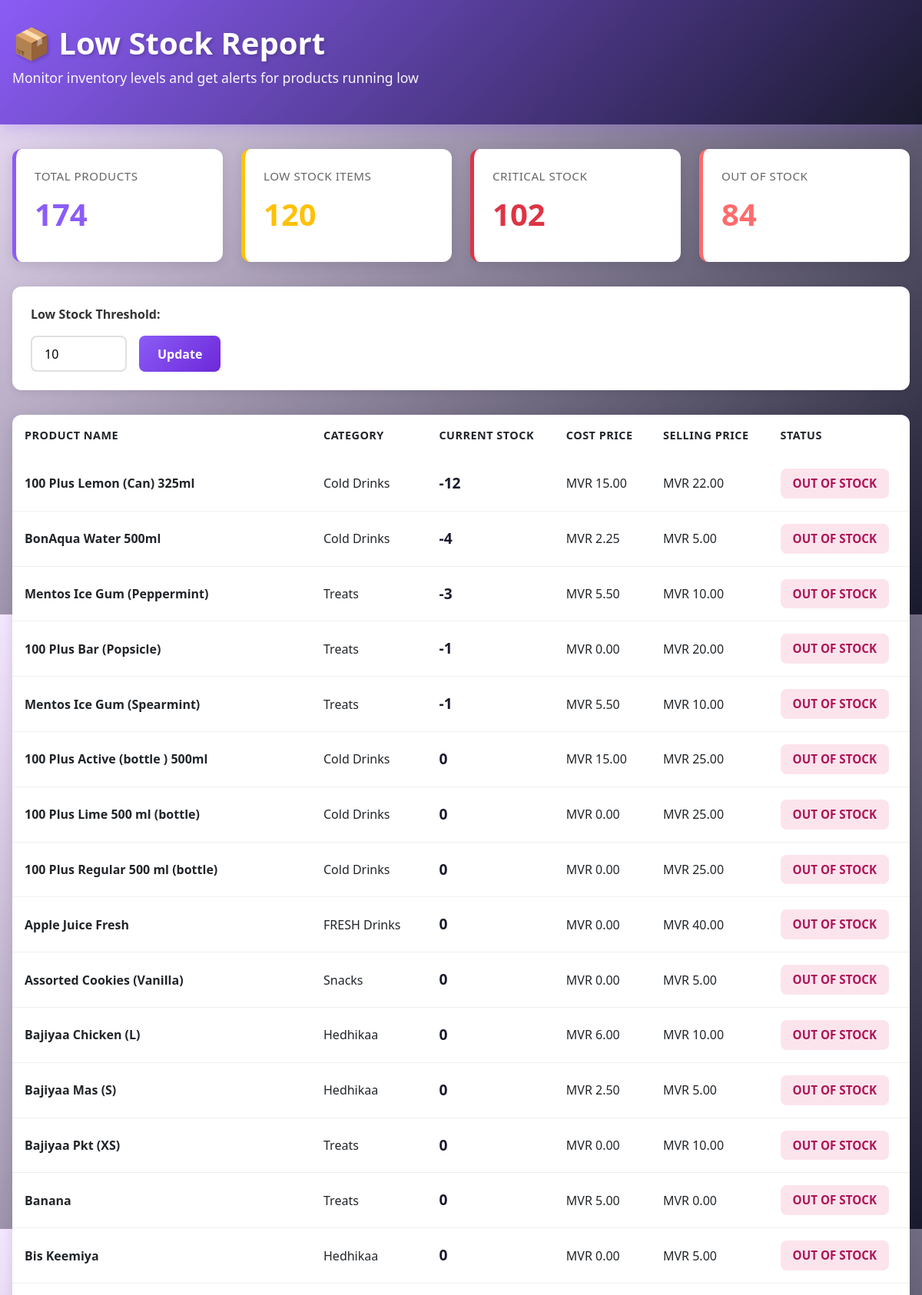
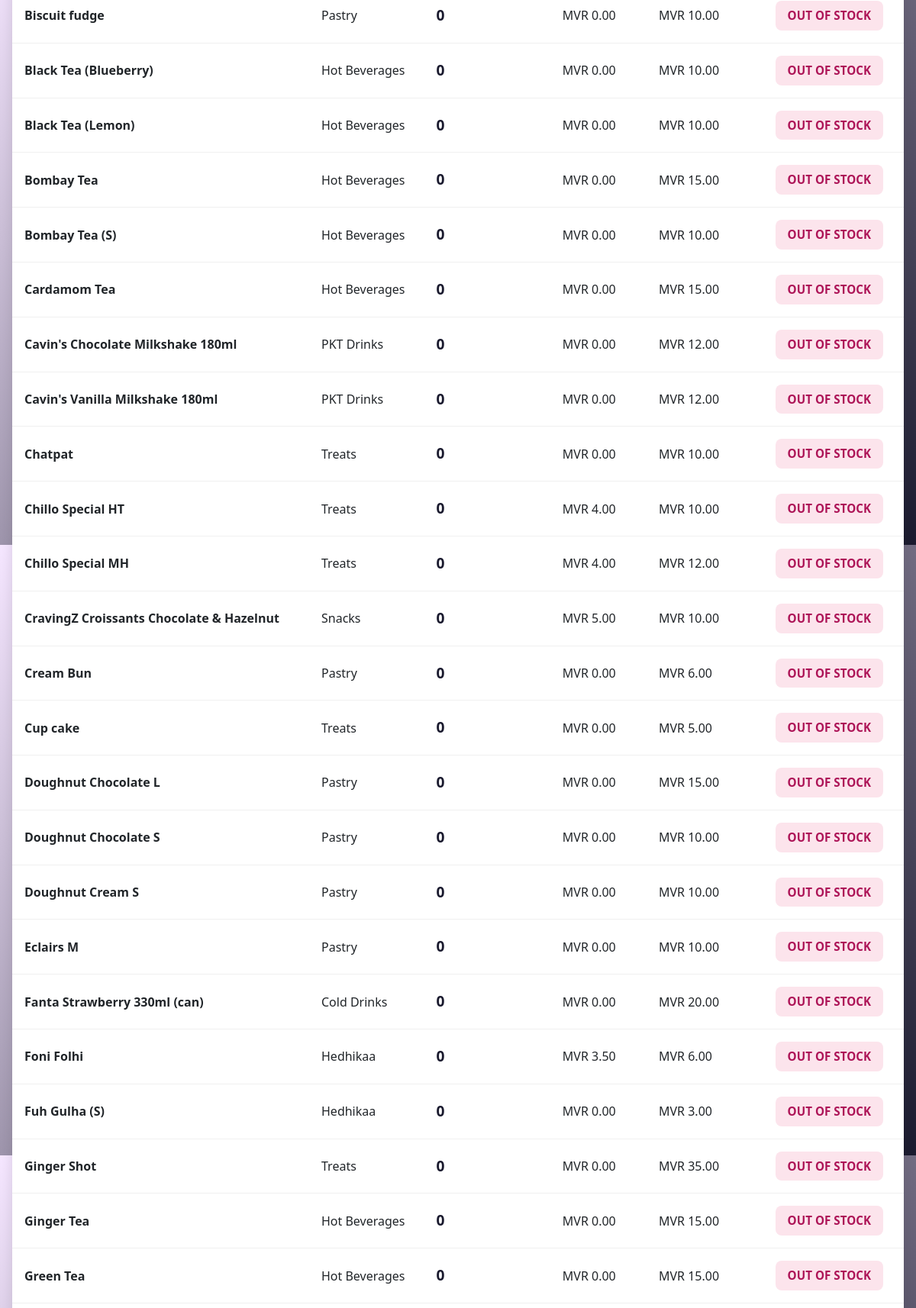
The page /stock/low/ (signed in, upper part) on the database its author committed (2 pictures, top to bottom).
### core/models.py (models this page shows, shortened)
class Product(models.Model):
    outlet = models.ForeignKey(Outlet, on_delete=models.CASCADE, related_name='products', null=True)
    name = models.CharField(max_length=200)
    sku = models.CharField(max_length=50, null=True, blank=True)
    category = models.CharField(max_length=100, blank=True, null=True)
    cost_price = models.DecimalField(max_digits=10, decimal_places=2, default=0.00)
    selling_price = models.DecimalField(max_digits=10, decimal_places=2)
    current_stock_level = models.IntegerField(default=0)
    is_favorite = models.BooleanField(default=False)
    image = models.ImageField(upload_to='products/', blank=True, null=True)

### core/views.py (the view)
# urls.py: path('stock/low/', views.low_stock_report, name='low_stock_report'),
@login_required
def low_stock_report(request):
    outlet = get_user_outlet(request.user)
    threshold = int(request.GET.get('threshold', 10))
    low_stock_products = Product.objects.filter(
        outlet=outlet,
        current_stock_level__lt=threshold
    ).order_by('current_stock_level')
    recent_logs = InventoryLog.objects.filter(
        outlet=outlet,
        product__in=low_stock_products
    ).order_by('-created_at')[:20]
    stats = {
        'total_products': Product.objects.filter(outlet=outlet).count(),
        'low_stock_count': low_stock_products.count(),
        'critical_stock': Product.objects.filter(outlet=outlet, current_stock_level__lt=5).count(),
        'out_of_stock': Product.objects.filter(outlet=outlet, current_stock_level__lte=0).count(),
    }
    return render(request, 'core/low_stock_report.html', {
        'low_stock_products': low_stock_products,
        'recent_logs': recent_logs,
        'stats': stats,
        'threshold': threshold,
        'outlet': outlet
    })

### core/multi_tenant.py (called while the page is built, shortened)
def get_user_outlet(user):
    try:
        if hasattr(user, 'employee') and user.employee:
            return user.employee.outlet
    except:
        pass

### core/views.py (called while the page is built)
def get_user_outlet(user):
    try:
        return user.employee.outlet
    except:
        return Outlet.objects.first()

### core/templates/core/low_stock_report.html (shortened to what this page needs)
{% load static %}
<!DOCTYPE html>
<html lang="en">
<head>
    <link href="https://cdn.jsdelivr.net/npm/bootstrap@5.3.0/dist/css/bootstrap.min.css" rel="stylesheet">
</head>
<body>
    <div class="header">
        <div class="container">
            <h1>📦 Low Stock Report</h1>
            <p>Monitor inventory levels and get alerts for products running low</p>
        </div>
    </div>
    <div class="container">
        <div class="stats-container">
            <div class="stat-card">
                <div class="stat-label">Total Products</div>
                <div class="stat-number">{{ stats.total_products }}</div>
            </div>
            <div class="stat-card warning">
                <div class="stat-label">Low Stock Items</div>
                <div class="stat-number" style="color: #ffc107;">{{ stats.low_stock_count }}</div>
            </div>
            <div class="stat-card critical">
                <div class="stat-label">Critical Stock</div>
                <div class="stat-number" style="color: #dc3545;">{{ stats.critical_stock }}</div>
            </div>
            <div class="stat-card danger">
                <div class="stat-label">Out of Stock</div>
                <div class="stat-number" style="color: #ff6b6b;">{{ stats.out_of_stock }}</div>
            </div>
        </div>
        <div class="filter-bar">
            <label>Low Stock Threshold:</label>
            <form method="GET" style="display: flex; gap: 1rem; width: 100%;">
                <input type="number" name="threshold" value="{{ threshold }}" min="1" max="100">
                <button type="submit">Update</button>
            </form>
        </div>
        <div class="product-table">
            {% if low_stock_products %}
                <table class="table table-hover">
                    <thead>
                        <tr>
                            <th>Product Name</th>
                            <th>Category</th>
                            <th>Current Stock</th>
                            <th>Cost Price</th>
                            <th>Selling Price</th>
                            <th>Status</th>
                        </tr>
                    </thead>
                    <tbody>
                        {% for product in low_stock_products %}
                            <tr>
                                <td><strong>{{ product.name }}</strong></td>
                                <td>{{ product.category|default:"Uncategorized" }}</td>
                                <td>
                                    <strong style="font-size: 1.2rem; color: #1a1a2e;">{{ product.current_stock_level }}</strong>
                                </td>
                                <td>{{ product.outlet.primary_currency|default:"MVR" }} {{ product.cost_price }}</td>
                                <td>{{ product.outlet.primary_currency|default:"MVR" }} {{ product.selling_price }}</td>
                                <td>
                                    {% if product.current_stock_level <= 0 %}
                                        <span class="stock-badge stock-empty">OUT OF STOCK</span>
                                    {% elif product.current_stock_level < 5 %}
                                        <span class="stock-badge stock-critical">CRITICAL</span>
                                    {% else %}
                                        <span class="stock-badge stock-low">LOW STOCK</span>
                                    {% endif %}
                                </td>
                            </tr>
                        {% endfor %}
                    </tbody>
                </table>
            {% else %}
                <div class="empty-state">
                    <h4>✓ No Low Stock Items</h4>
                    <p>All products are stocked above the threshold of {{ threshold }} units</p>
                </div>
            {% endif %}
        </div>
    </div>
</body>
</html>

### core/templates/core/low_stock_report.html (style rules this page uses)
* { margin: 0; padding: 0; box-sizing: border-box; }
body { background: linear-gradient(135deg, #f5e6ff 0%, #1a1a2e 100%); min-height: 100vh; font-family: 'Segoe UI', Tahoma, Geneva, Verdana, sans-serif; color: #333; }
.header { background: linear-gradient(135deg, #8b5cf6 0%, #1a1a2e 100%); color: white; padding: 2rem 0; box-shadow: 0 4px 20px rgba(139, 92, 246, 0.3); margin-bottom: 2rem; }
.header h1 { font-size: 2.5rem; font-weight: 700; margin-bottom: 0.5rem; text-shadow: 2px 2px 4px rgba(0, 0, 0, 0.2); }
.header p { font-size: 1.1rem; opacity: 0.95; }
.stats-container { display: grid; grid-template-columns: repeat(auto-fit, minmax(220px, 1fr)); gap: 1.5rem; margin-bottom: 2rem; }
.stat-card { background: white; border-radius: 12px; padding: 1.5rem; box-shadow: 0 4px 15px rgba(0, 0, 0, 0.1); border-left: 5px solid #8b5cf6; transition: transform 0.3s ease, box-shadow 0.3s ease; }
.stat-card.critical { border-left-color: #dc3545; }
.stat-card.warning { border-left-color: #ffc107; }
.stat-card.danger { border-left-color: #ff6b6b; }
.stat-number { font-size: 2.5rem; font-weight: 700; color: #8b5cf6; margin: 0.5rem 0; }
.stat-label { font-size: 0.95rem; color: #666; text-transform: uppercase; letter-spacing: 0.5px; }
.container { max-width: 1200px; padding: 0 1rem; }
.filter-bar { background: white; border-radius: 12px; padding: 1.5rem; margin-bottom: 2rem; box-shadow: 0 2px 10px rgba(0, 0, 0, 0.08); display: flex; gap: 1rem; align-items: center; flex-wrap: wrap; }
.filter-bar label { font-weight: 600; color: #333; margin: 0; }
.filter-bar input { padding: 0.6rem 1rem; border: 2px solid #e0e0e0; border-radius: 8px; font-size: 1rem; transition: border-color 0.3s ease; }
.filter-bar button { padding: 0.6rem 1.5rem; background: linear-gradient(135deg, #8b5cf6 0%, #6d28d9 100%); color: white; border: none; border-radius: 8px; font-weight: 600; cursor: pointer; transition: all 0.3s ease; }
.product-table { background: white; border-radius: 12px; overflow: hidden; box-shadow: 0 4px 15px rgba(0, 0, 0, 0.1); margin-bottom: 2rem; }
.table { margin: 0; }
.table thead { background: linear-gradient(135deg, #8b5cf6 0%, #6d28d9 100%); color: white; }
.table thead th { padding: 1rem; font-weight: 600; border: none; text-transform: uppercase; font-size: 0.9rem; letter-spacing: 0.5px; }
.table tbody tr { border-bottom: 1px solid #f0f0f0; transition: background-color 0.2s ease; }
.table tbody td { padding: 1rem; vertical-align: middle; }
.stock-badge { padding: 0.5rem 1rem; border-radius: 8px; font-weight: 600; font-size: 0.95rem; display: inline-block; }
.stock-empty { background-color: #fce4ec; color: #ad1457; }

### rows shown on the page
Product: name "100 Plus Lemon (Can) 325ml", category "Cold Drinks", current_stock_level "-12", outlet.primary_currency "MVR", cost_price "15.00", selling_price "22.00", shows "OUT OF STOCK"
Product: name "BonAqua Water 500ml", category "Cold Drinks", current_stock_level "-4", outlet.primary_currency "MVR", cost_price "2.25", selling_price "5.00", shows "OUT OF STOCK"
Product: name "Mentos Ice Gum (Peppermint)", category "Treats", current_stock_level "-3", outlet.primary_currency "MVR", cost_price "5.50", selling_price "10.00", shows "OUT OF STOCK"
Product: name "100 Plus Bar (Popsicle)", category "Treats", current_stock_level "-1", outlet.primary_currency "MVR", cost_price "0.00", selling_price "20.00", shows "OUT OF STOCK"
Product: name "Mentos Ice Gum (Spearmint)", category "Treats", current_stock_level "-1", outlet.primary_currency "MVR", cost_price "5.50", selling_price "10.00", shows "OUT OF STOCK"
Product: name "100 Plus Active (bottle ) 500ml", category "Cold Drinks", current_stock_level "0", outlet.primary_currency "MVR", cost_price "15.00", selling_price "25.00", shows "OUT OF STOCK"
Product: name "100 Plus Lime 500 ml (bottle)", category "Cold Drinks", current_stock_level "0", outlet.primary_currency "MVR", cost_price "0.00", selling_price "25.00", shows "OUT OF STOCK"
Product: name "100 Plus Regular 500 ml (bottle)", category "Cold Drinks", current_stock_level "0", outlet.primary_currency "MVR", cost_price "0.00", selling_price "25.00", shows "OUT OF STOCK"
Product: name "Apple Juice Fresh", category "FRESH Drinks", current_stock_level "0", outlet.primary_currency "MVR", cost_price "0.00", selling_price "40.00", shows "OUT OF STOCK"
Product: name "Assorted Cookies (Vanilla)", category "Snacks", current_stock_level "0", outlet.primary_currency "MVR", cost_price "0.00", selling_price "5.00", shows "OUT OF STOCK"
Product: name "Bajiyaa Chicken (L)", category "Hedhikaa", current_stock_level "0", outlet.primary_currency "MVR", cost_price "6.00", selling_price "10.00", shows "OUT OF STOCK"
Product: name "Bajiyaa Mas (S)", category "Hedhikaa", current_stock_level "0", outlet.primary_currency "MVR", cost_price "2.50", selling_price "5.00", shows "OUT OF STOCK"
Product: name "Bajiyaa Pkt (XS)", category "Treats", current_stock_level "0", outlet.primary_currency "MVR", cost_price "0.00", selling_price "10.00", shows "OUT OF STOCK"
Product: name "Banana", category "Treats", current_stock_level "0", outlet.primary_currency "MVR", cost_price "5.00", selling_price "0.00", shows "OUT OF STOCK"
Product: name "Bis Keemiya", category "Hedhikaa", current_stock_level "0", outlet.primary_currency "MVR", cost_price "0.00", selling_price "5.00", shows "OUT OF STOCK"
Product: name "Biscuit fudge", category "Pastry", current_stock_level "0", outlet.primary_currency "MVR", cost_price "0.00", selling_price "10.00", shows "OUT OF STOCK"
Product: name "Black Tea (Blueberry)", category "Hot Beverages", current_stock_level "0", outlet.primary_currency "MVR", cost_price "0.00", selling_price "10.00", shows "OUT OF STOCK"
Product: name "Black Tea (Lemon)", category "Hot Beverages", current_stock_level "0", outlet.primary_currency "MVR", cost_price "0.00", selling_price "10.00", shows "OUT OF STOCK"
Product: name "Bombay Tea", category "Hot Beverages", current_stock_level "0", outlet.primary_currency "MVR", cost_price "0.00", selling_price "15.00", shows "OUT OF STOCK"
Product: name "Bombay Tea (S)", category "Hot Beverages", current_stock_level "0", outlet.primary_currency "MVR", cost_price "0.00", selling_price "10.00", shows "OUT OF STOCK"
Product: name "Cardamom Tea", category "Hot Beverages", current_stock_level "0", outlet.primary_currency "MVR", cost_price "0.00", selling_price "15.00", shows "OUT OF STOCK"
Product: name "Cavin's Chocolate Milkshake 180ml", category "PKT Drinks", current_stock_level "0", outlet.primary_currency "MVR", cost_price "0.00", selling_price "12.00", shows "OUT OF STOCK"
Product: name "Cavin's Vanilla Milkshake 180ml", category "PKT Drinks", current_stock_level "0", outlet.primary_currency "MVR", cost_price "0.00", selling_price "12.00", shows "OUT OF STOCK"
Product: name "Chatpat", category "Treats", current_stock_level "0", outlet.primary_currency "MVR", cost_price "0.00", selling_price "10.00", shows "OUT OF STOCK"
Product: name "Chillo Special HT", category "Treats", current_stock_level "0", outlet.primary_currency "MVR", cost_price "4.00", selling_price "10.00", shows "OUT OF STOCK"
Product: name "Chillo Special MH", category "Treats", current_stock_level "0", outlet.primary_currency "MVR", cost_price "4.00", selling_price "12.00", shows "OUT OF STOCK"
Product: name "CravingZ Croissants Chocolate & Hazelnut", category "Snacks", current_stock_level "0", outlet.primary_currency "MVR", cost_price "5.00", selling_price "10.00", shows "OUT OF STOCK"
Product: name "Cream Bun", category "Pastry", current_stock_level "0", outlet.primary_currency "MVR", cost_price "0.00", selling_price "6.00", shows "OUT OF STOCK"
Product: name "Cup cake", category "Treats", current_stock_level "0", outlet.primary_currency "MVR", cost_price "0.00", selling_price "5.00", shows "OUT OF STOCK"
Product: name "Doughnut Chocolate L", category "Pastry", current_stock_level "0", outlet.primary_currency "MVR", cost_price "0.00", selling_price "15.00", shows "OUT OF STOCK"
Product: name "Doughnut Chocolate S", category "Pastry", current_stock_level "0", outlet.primary_currency "MVR", cost_price "0.00", selling_price "10.00", shows "OUT OF STOCK"
Product: name "Doughnut Cream S", category "Pastry", current_stock_level "0", outlet.primary_currency "MVR", cost_price "0.00", selling_price "10.00", shows "OUT OF STOCK"
Product: name "Eclairs M", category "Pastry", current_stock_level "0", outlet.primary_currency "MVR", cost_price "0.00", selling_price "10.00", shows "OUT OF STOCK"
Product: name "Fanta Strawberry 330ml (can)", category "Cold Drinks", current_stock_level "0", outlet.primary_currency "MVR", cost_price "0.00", selling_price "20.00", shows "OUT OF STOCK"
Product: name "Foni Folhi", category "Hedhikaa", current_stock_level "0", outlet.primary_currency "MVR", cost_price "3.50", selling_price "6.00", shows "OUT OF STOCK"
Product: name "Fuh Gulha (S)", category "Hedhikaa", current_stock_level "0", outlet.primary_currency "MVR", cost_price "0.00", selling_price "3.00", shows "OUT OF STOCK"
Product: name "Ginger Shot", category "Treats", current_stock_level "0", outlet.primary_currency "MVR", cost_price "0.00", selling_price "35.00", shows "OUT OF STOCK"
Product: name "Ginger Tea", category "Hot Beverages", current_stock_level "0", outlet.primary_currency "MVR", cost_price "0.00", selling_price "15.00", shows "OUT OF STOCK"
Product: name "Green Tea", category "Hot Beverages", current_stock_level "0", outlet.primary_currency "MVR", cost_price "0.00", selling_price "15.00", shows "OUT OF STOCK"

### other values the page prints
{{ stats.total_products }} "174"
{{ stats.low_stock_count }} "120"
{{ stats.critical_stock }} "102"
{{ stats.out_of_stock }} "84"
